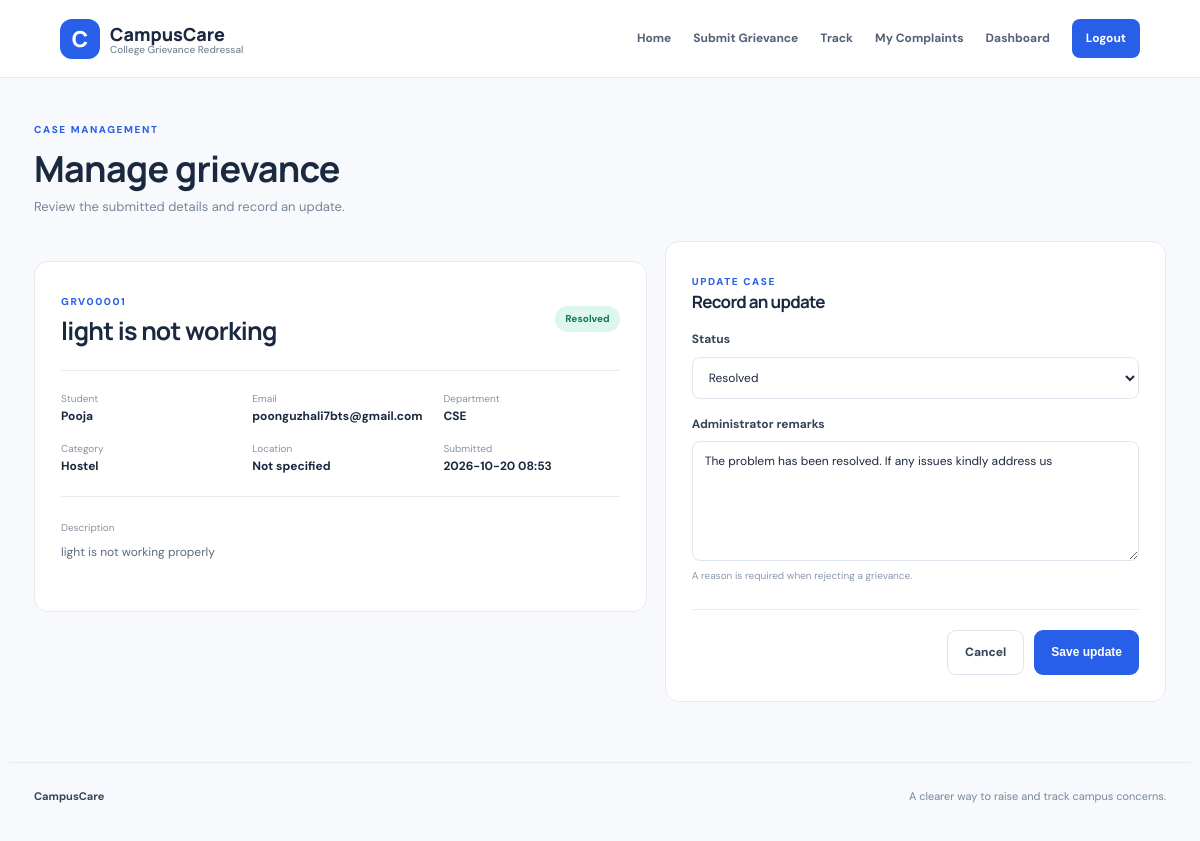
Screenshot of /admin/edit/1 (signed in) with the database file from the repository.
### tables this page shows
CREATE TABLE grievances (
            id INTEGER PRIMARY KEY AUTOINCREMENT,
            grievance_id TEXT UNIQUE,
            student_name TEXT NOT NULL,
            email TEXT NOT NULL,
            department TEXT NOT NULL,
            category TEXT NOT NULL,
            subject TEXT NOT NULL,
            description TEXT NOT NULL,
            location TEXT DEFAULT '',
            status TEXT NOT NULL DEFAULT 'Submitted',
            remarks TEXT DEFAULT '',
            created_at TEXT NOT NULL
        );

### app.py (the view, shortened to what this page needs)
@app.route("/admin/edit/<int:pk>", methods=["GET", "POST"])
@admin_only
def edit(pk):
    with connect() as db:
        grievance = db.execute("SELECT * FROM grievances WHERE id=?", (pk,)).fetchone()
        if not grievance:
            flash("Grievance not found.", "error")
            return redirect(url_for("admin"))
    return render_template("edit.html", grievance=grievance, statuses=STATUSES)

### app.py (called while the page is built)
def connect():
    db = sqlite3.connect(DB)
    db.row_factory = sqlite3.Row
    return db

def admin_only(fn):
    @wraps(fn)
    def wrapper(*args, **kwargs):
        if not session.get("admin"):
            flash("Please log in as an administrator first.", "error")
            return redirect(url_for("admin_login"))
        return fn(*args, **kwargs)
    return wrapper

### templates/edit.html
{% extends "base.html" %}{% block title %}Manage Grievance{% endblock %}{% block content %}
<div class="page-title"><span class="eyebrow">CASE MANAGEMENT</span><h1>Manage grievance</h1><p>Review the submitted details and record an update.</p></div><div class="edit-layout"><section class="panel result"><div class="rowbetween"><div><span class="eyebrow">{{ grievance['grievance_id'] }}</span><h2>{{ grievance['subject'] }}</h2></div><span class="status {{ grievance['status']|lower|replace(' ','-') }}">{{ grievance['status'] }}</span></div><div class="details"><div><small>Student</small><b>{{ grievance['student_name'] }}</b></div><div><small>Email</small><b>{{ grievance['email'] }}</b></div><div><small>Department</small><b>{{ grievance['department'] }}</b></div><div><small>Category</small><b>{{ grievance['category'] }}</b></div><div><small>Location</small><b>{{ grievance['location'] or 'Not specified' }}</b></div><div><small>Submitted</small><b>{{ grievance['created_at'] }}</b></div></div><div class="description"><small>Description</small><p>{{ grievance['description'] }}</p></div></section><form class="panel form" method="post"><span class="eyebrow">UPDATE CASE</span><h2>Record an update</h2><label>Status<select name="status" required>{% for s in statuses %}<option value="{{ s }}" {% if grievance['status']==s %}selected{% endif %}>{{ s }}</option>{% endfor %}</select></label><label>Administrator remarks<textarea name="remarks" rows="6" maxlength="2000" placeholder="Action taken, next steps, or reason for rejection...">{{ grievance['remarks'] }}</textarea><small>A reason is required when rejecting a grievance.</small></label><div class="form-actions"><a class="button secondary" href="{{ url_for('admin') }}">Cancel</a><button class="button primary">Save update</button></div></form></div>{% endblock %}

### static/style.css (style rules this page uses)
:root { --blue:#285fe8;--ink:#1b2940;--muted:#78869a;--line:#e6ebf2;--bg:#f7f9fc;--green:#15845c }
* { box-sizing:border-box }
body { margin:0;background:var(--bg);color:var(--ink);font:15px 'DM Sans',sans-serif;line-height:1.6 }
a { text-decoration:none;color:var(--blue);font-weight:700 }
.eyebrow { font-size:10px;font-weight:800;letter-spacing:1.6px;color:var(--blue) }
h1,h2,h3 { font-family:Manrope,sans-serif;line-height:1.2;letter-spacing:-.7px }
.button { display:inline-flex;align-items:center;justify-content:center;padding:12px 17px;border:0;border-radius:9px;font-size:12px;font-weight:800;cursor:pointer }
.primary { background:var(--blue);color:white }
.secondary { background:white;border:1px solid #dce4ef;color:#35445a }
.status { display:inline-block;background:#e9efff;color:#315bb8;padding:5px 10px;border-radius:50px;font-size:10px;font-weight:800;white-space:nowrap }
.status.resolved { background:#def7ec;color:#137b57 }
.cards article,.panel { background:white;border:1px solid var(--line);border-radius:14px }
.page-title { padding:38px 0 23px }
.page-title h1,.dashhead h1 { font-size:36px;margin:7px 0 }
.page-title p { color:var(--muted);font-size:13px;margin:0 }
.form { padding:26px }
.form h2 { font-size:17px;margin:0 0 18px }
.grid label,.form label,.login label,.search label { display:flex;flex-direction:column;gap:7px;font-size:12px;font-weight:700;color:#35445a }
.grid input,.grid select,.grid textarea,.form select,.form textarea,.login input,.search input,.filter select { border:1px solid #dfe6ef;border-radius:8px;padding:11px 12px;width:100%;font:12px 'DM Sans';background:white;color:var(--ink);outline:none }
.grid textarea,.form textarea { resize:vertical }
.grid small,.form small { font-size:10px;color:#8b98aa;font-weight:400 }
.form-actions { display:flex;justify-content:flex-end;gap:10px;margin-top:25px;padding-top:20px;border-top:1px solid var(--line) }
.result { padding:26px;margin-top:20px }
.rowbetween,.tablehead,.dashhead { display:flex;align-items:center;justify-content:space-between;gap:15px }
.result h2 { font-size:25px;margin:4px 0 }
.details { display:grid;grid-template-columns:repeat(3,1fr);gap:15px;border-top:1px solid var(--line);border-bottom:1px solid var(--line);padding:20px 0;margin-top:20px }
.details small,.details b { display:block }
.details small,.description small { font-size:10px;color:#8793a4 }
.details b { font-size:12px;overflow-wrap:anywhere }
.description { padding:17px 0 }
.description p,.remarks p { font-size:12px;color:#596a80;white-space:pre-wrap;overflow-wrap:anywhere;margin:5px 0 }
.edit-layout { display:grid;grid-template-columns:1.1fr .9fr;gap:18px;align-items:start }
.form>label { margin-top:16px }

### rows the page displays
grievances: grievance_id "GRV00001", subject "light is not working", status "Resolved", student_name "Pooja", email "poonguzhali7bts@gmail.com", department "CSE", category "Hostel", location "Not specified", created_at "2026-10-20 08:53", description "light is not working properly", remarks "The problem has been resolved. If any issues kindly address us"
